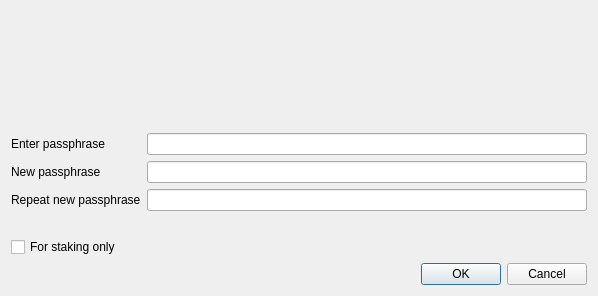
<?xml version="1.0" encoding="UTF-8"?>
<ui version="4.0">
 <class>AskPassphraseDialog</class>
 <widget class="QDialog" name="AskPassphraseDialog">
  <property name="geometry">
   <rect>
    <x>0</x>
    <y>0</y>
    <width>598</width>
    <height>296</height>
   </rect>
  </property>
  <property name="sizePolicy">
   <sizepolicy hsizetype="Preferred" vsizetype="Minimum">
    <horstretch>0</horstretch>
    <verstretch>0</verstretch>
   </sizepolicy>
  </property>
  <property name="minimumSize">
   <size>
    <width>550</width>
    <height>0</height>
   </size>
  </property>
  <property name="windowTitle">
   <string>Passphrase Dialog</string>
  </property>
  <layout class="QVBoxLayout" name="verticalLayout">
   <item>
    <widget class="QLabel" name="warningLabel">
     <property name="textFormat">
      <enum>Qt::RichText</enum>
     </property>
     <property name="wordWrap">
      <bool>true</bool>
     </property>
    </widget>
   </item>
   <item>
    <layout class="QFormLayout" name="formLayout">
     <property name="fieldGrowthPolicy">
      <enum>QFormLayout::AllNonFixedFieldsGrow</enum>
     </property>
     <item row="0" column="0">
      <widget class="QLabel" name="passLabel1">
       <property name="text">
        <string>Enter passphrase</string>
       </property>
      </widget>
     </item>
     <item row="0" column="1">
      <widget class="QLineEdit" name="passEdit1">
       <property name="echoMode">
        <enum>QLineEdit::Password</enum>
       </property>
      </widget>
     </item>
     <item row="1" column="0">
      <widget class="QLabel" name="passLabel2">
       <property name="text">
        <string>New passphrase</string>
       </property>
      </widget>
     </item>
     <item row="1" column="1">
      <widget class="QLineEdit" name="passEdit2">
       <property name="echoMode">
        <enum>QLineEdit::Password</enum>
       </property>
      </widget>
     </item>
     <item row="2" column="0">
      <widget class="QLabel" name="passLabel3">
       <property name="text">
        <string>Repeat new passphrase</string>
       </property>
      </widget>
     </item>
     <item row="2" column="1">
      <widget class="QLineEdit" name="passEdit3">
       <property name="echoMode">
        <enum>QLineEdit::Password</enum>
       </property>
      </widget>
     </item>
     <item row="3" column="1">
      <widget class="QLabel" name="capsLabel">
       <property name="font">
        <font>
         <weight>75</weight>
         <bold>true</bold>
        </font>
       </property>
       <property name="text">
        <string/>
       </property>
       <property name="alignment">
        <set>Qt::AlignCenter</set>
       </property>
      </widget>
     </item>
     <item row="4" column="0">
      <widget class="QCheckBox" name="stakingCheckBox">
       <property name="enabled">
        <bool>true</bool>
       </property>
       <property name="visible">
        <bool>false</bool>
       </property>
       <property name="toolTip">
        <string>Serves to disable the trivial sendmoney when OS account compromised. Provides no real security.</string>
       </property>
       <property name="text">
        <string>For staking only</string>
       </property>
      </widget>
     </item>
    </layout>
   </item>
   <item>
    <widget class="QDialogButtonBox" name="buttonBox">
     <property name="orientation">
      <enum>Qt::Horizontal</enum>
     </property>
     <property name="standardButtons">
      <set>QDialogButtonBox::Cancel|QDialogButtonBox::Ok</set>
     </property>
    </widget>
   </item>
  </layout>
 </widget>
 <resources/>
 <connections>
  <connection>
   <sender>buttonBox</sender>
   <signal>accepted()</signal>
   <receiver>AskPassphraseDialog</receiver>
   <slot>accept()</slot>
   <hints>
    <hint type="sourcelabel">
     <x>248</x>
     <y>254</y>
    </hint>
    <hint type="destinationlabel">
     <x>157</x>
     <y>274</y>
    </hint>
   </hints>
  </connection>
  <connection>
   <sender>buttonBox</sender>
   <signal>rejected()</signal>
   <receiver>AskPassphraseDialog</receiver>
   <slot>reject()</slot>
   <hints>
    <hint type="sourcelabel">
     <x>316</x>
     <y>260</y>
    </hint>
    <hint type="destinationlabel">
     <x>286</x>
     <y>274</y>
    </hint>
   </hints>
  </connection>
 </connections>
</ui>
